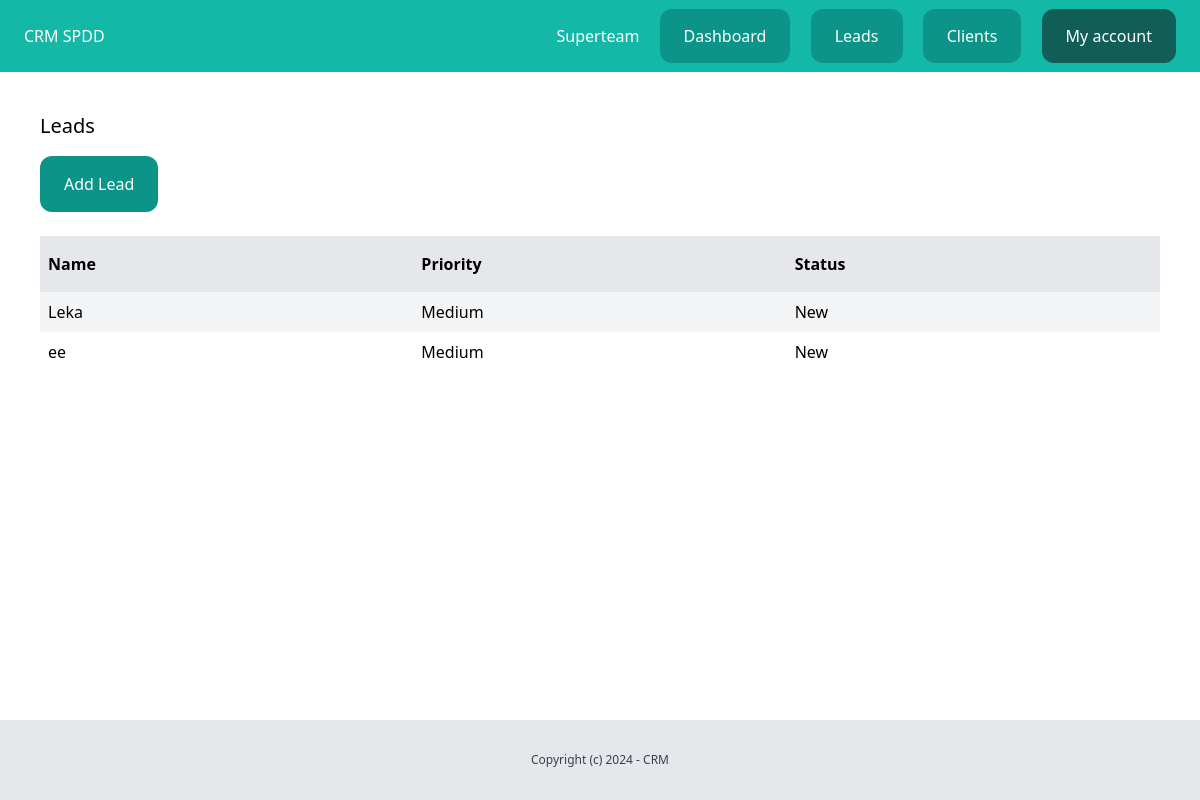
Screenshot of /dashboard/leads/ (signed in) with the database file from the repository.
### team/models.py (models this page shows, shortened)
class Team(models.Model):
    plan = models.ForeignKey(Plan, related_name='teams', blank=True, null=True, on_delete=models.CASCADE)
    name = models.CharField(max_length=100)
    members = models.ManyToManyField(User, related_name='teams')
    created_by = models.ForeignKey(User, related_name='created_teams', on_delete=models.CASCADE)
    created_at = models.DateTimeField(auto_now_add=True)

### lead/models.py (models this page shows, shortened)
class lead(models.Model):
    LOW = 'low'
    MEDIUM = 'medium'
    HIGH = 'high'
    CHOICES_PRIORITY = (
        (LOW, 'Low'),
        (MEDIUM, 'Medium'),
        (HIGH, 'High'),
    )
    NEW = 'new'
    CONTACTED = 'contacted'
    WON = 'won'
    LOST = 'lost'
    CHOICE_STATUS = (
        (NEW, 'New'),
        (CONTACTED, 'Contacted'),
        (WON, 'Won'),
        (LOST, 'Lost'),
    )
    team = models.ForeignKey(Team, related_name='leads', on_delete=models.CASCADE)
    name = models.CharField(max_length=255)
    email = models.EmailField()
    description = models.TextField(blank=True, null=True)
    priority = models.CharField(max_length = 10, choices = CHOICES_PRIORITY, default = MEDIUM)
    status = models.CharField(max_length = 10, choices = CHOICE_STATUS, default = NEW)
    converted_to_client = models.BooleanField(default=False)
    created_by = models.ForeignKey(User, related_name = 'leads', on_delete = models.CASCADE)
    created_at = models.DateTimeField(auto_now_add = True)
    modified_at = models.DateTimeField(auto_now = True)
    class Meta:
        ordering = ('created_at',)

### lead/views.py (the view)
# urls.py: path('', views.LeadListView.as_view(), name='list'),
class LeadListView(LoginRequiredMixin, ListView):
    model = lead
    def get_queryset(self):
        queryset = super(LeadListView, self).get_queryset()
        team = self.request.user.userprofile.active_team
        return queryset.filter(team=team, converted_to_client=False)

### team/context_processors.py (called while the page is built)
def active_team(request):
    if request.user.is_authenticated:
        active_team = request.user.userprofile.get_active_team()
        if not active_team:
            active_team = Team.objects.filter(created_by=request.user)[0]
    else:
        active_team = None
    return {'active_team': active_team}

### userprofile/models.py (called while the page is built)
    def get_active_team(self):
        if self.active_team:
            return self.active_team
        else:
            return Team.objects.filter(members__in=[self.user.id]).first()

### lead/templates/lead/lead_list.html (shortened to what this page needs)
{% extends 'core/base.html' %}
{% block content %}
<div class="py-6 px-6">
    <h1 class="mb-4 text-xl">Leads</h1>
    <a href="{% url 'leads:add' %}" class="inline-block py-4 px-6 bg-teal-600 rounded-xl text-white">Add Lead</a>
    {% if object_list %}
        <div class="mt-6 flex justify-between">
            <p class="py-4 px-2 bg-gray-200 font-semibold w-full">Name</p>
            <p class="py-4 px-2 bg-gray-200 font-semibold w-full">Priority</p>
            <p class="py-4 px-2 bg-gray-200 font-semibold w-full">Status</p>
        </div>
        {% for lead in object_list %}
            <div class="flex justify-between">
                <p class="py-2 px-2 w-full {% cycle 'bg-gray-100' '' %}">
                    <a href="{% url 'leads:detail' lead.id %}">{{ lead.name }}</a>
                </p>
                <p class="py-2 px-2 w-full {% cycle 'bg-gray-100' '' %}">{{ lead.get_priority_display }}</p>
                <p class="py-2 px-2 w-full {% cycle 'bg-gray-100' '' %}">{{ lead.get_status_display }}</p>
            </div>
        {% endfor %}
    {% else %}
        <p class="py-2">There are no leads in the database yet...</p>
    {% endif %}
</div>
{% endblock %}

### core/templates/core/partials/nav.html
<nav class="py-6 px-6 flex justify-between bg-teal-500">
    <p class="text-white">CRM SPDD</p>
    <div class="space-x-4">
        {% if request.user.is_authenticated %}
            <a href="{% url 'team:detail' active_team.id %}" class="text-white">{{ active_team.name }}</a>
            <a href="{% url 'dashboard:index' %}" class="py-4 px-6 bg-teal-600 rounded-xl text-white">Dashboard</a>
            <a href="{% url 'leads:list' %}" class="py-4 px-6 bg-teal-600 rounded-xl text-white">Leads</a>
            <a href="{% url 'clients:list' %}" class="py-4 px-6 bg-teal-600 rounded-xl text-white">Clients</a>
            <a href="{% url 'userprofile:myaccount' %}" class="py-4 px-6 bg-teal-800 rounded-xl text-white">My account</a>
        {% else %}
            <a href="{% url 'login' %}" class="py-4 px-6 bg-teal-600 rounded-xl text-white">Log in</a>
            <a href="{% url 'signup' %}" class="py-4 px-6 bg-teal-300 rounded-xl text-white">Sign up</a>
        {% endif %}
    </div>
</nav>

### rows the page displays
Team: name "Superteam"
lead: name "Leka", priority "Medium", status "New"
lead: name "ee", priority "Medium", status "New"
